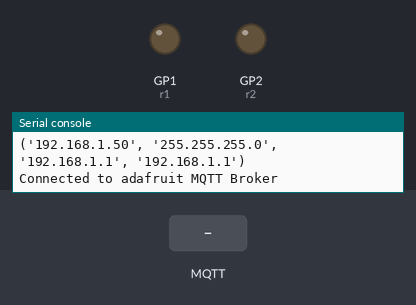
A program run on a simulated Raspberry Pi Pico running MicroPython. Parts: output pins drawn as LEDs (lit = HIGH), the last lines printed to the serial console. Inputs (shaded band) come from the test bench. WiFi joins after 1.5 s; random numbers come from a fixed seed; no MQTT or app messages arrive unless stated.

Above: at 3.3 s.
3.4 s: MQTT message "ON" arrives on the first subscribed topic
At 4.4 s:
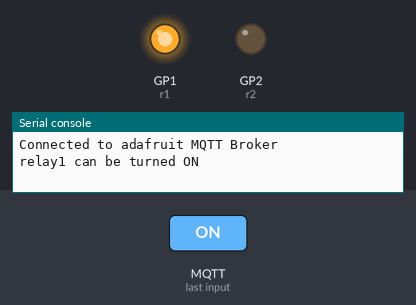
5.1 s: MQTT message "OFF" arrives on the first subscribed topic
At 5.5 s:
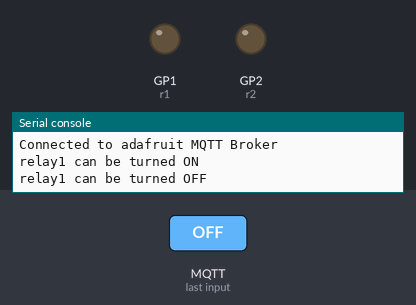
Timing chart, 0 to 8.1 s (numbered marks = the images above; inputs shaded):
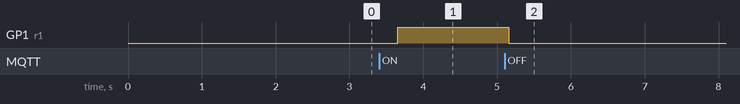

The program:

IFTTT+adafruitIO.py
```python
import network
import time
from machine import Pin
from umqtt.simple import MQTTClient
import os
import dht
sensor = dht.DHT22(Pin(0))
r1 = Pin(1,Pin.OUT)
r2 = Pin(2,Pin.OUT)

random_num = int.from_bytes(os.urandom(3), 'little')
mqtt_client_id = bytes('client_'+str(random_num), 'utf-8')


ADAFRUIT_IO_URL = 'io.adafruit.com'
ADAFRUIT_USERNAME = 'amitrana3348'
ADAFRUIT_IO_KEY = '3e359482c74e59509c3f50ab76e3a80958f55033'
ADAFRUIT_IO_FEEDNAME = 'picow'


mqtt_relay1 = 'amitrana3348/feeds/relay1'
mqtt_relay2 = 'amitrana3348/feeds/relay2'


def sub_cb(topic, msg):
    topic = topic.decode('utf-8')
    msg = msg.decode('utf-8')
    #print("Topic : ",topic, end = "=")
    if topic == "amitrana3348/feeds/relay1" and msg == "ON":
        print("relay1 can be turned ON")
        r1.value(1)
    if topic == "amitrana3348/feeds/relay1" and msg == "OFF":
        print("relay1 can be turned OFF")
        r1.value(0)

    if topic == "amitrana3348/feeds/relay2" and msg == "ON":
        print("relay2 can be turned ON")
        r2.value(1)
    if topic == "amitrana3348/feeds/relay2" and msg == "OFF":
        print("relay2 can be turned OFF")
        r2.value(0)

def connect():
    #Connect to WLAN
    wlan = network.WLAN(network.STA_IF)
    wlan.active(True)
    wlan.connect("Robotics Lab", "Robotics@321")
    print('Waiting for connection...')
    while wlan.isconnected() == False:
        print('Waiting for connection...')
        time.sleep(1)
    print('wifi connected ...')
    print(wlan.ifconfig())
connect()

def mqtt_connect():
    client = MQTTClient(client_id=mqtt_client_id,
                    server=ADAFRUIT_IO_URL,
                    user=ADAFRUIT_USERNAME,
                    password=ADAFRUIT_IO_KEY,
                    ssl=False)

    client.connect()
    print('Connected to adafruit MQTT Broker')
    return client

def reconnect():
    print('Failed to connect to the MQTT Broker. Reconnecting...')
    time.sleep(5)
    machine.reset()

try:
    client = mqtt_connect()
except OSError as e:
    reconnect()

client.set_callback(sub_cb)
client.subscribe(mqtt_relay1)
client.subscribe(mqtt_relay2)


while True:
    client.check_msg()
    time.sleep(0.5)
```

Measured:
- after the input at 3.4 s, GP1 (r1): LOW → HIGH after 0.25 s
- after the input at 5.1 s, GP1 (r1): HIGH → LOW after 0.06 s
